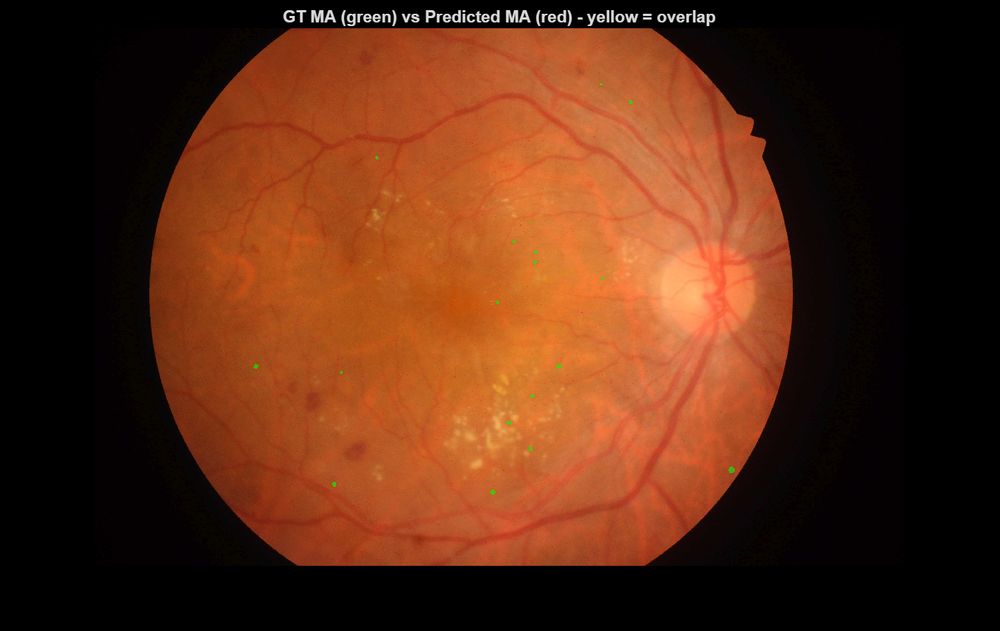
%> input picture ma_diagnostic_overlay.png, 1000 x 631 px, shrunk from 1380 x 871 before the run
$ octave --eval "result = enhanceImage(imread('../ma_diagnostic_overlay.png'));"   (GNU Octave 9; MATLAB toolbox functions it lacks are replaced by stand-ins)
%> lines starting %> are read from the running program, lines starting %| are printed output that depends on the picture; in (x1, y1, x2, y2) boxes, pixels count from 0 and x2, y2 are one past the last pixel; in counts of white or black regions, pixels touching at a corner belong together; the program's own positions count from 1
### stage1_quality/getFOVMask.m
function mask = getFOVMask(img)
% GETFOVMASK  Find the circular retina region in a fundus image, as a
% mask separating it from the black rectangular background.
%
%   mask = getFOVMask(img)
%
%   Returns a logical (true/false) image, same height/width as img:
%   true  = pixel is inside the retina (the photographed circle)
%   false = pixel is background (the black corners/borders)
%
%   HOW IT WORKS:
%   Fundus cameras always produce a circular photographed region inside
%   a black rectangular frame. The background is essentially pure black
%   (R,G,B all near 0) in a way real retinal tissue never is, even in
%   underexposed images -- so a low brightness threshold reliably
%   separates "black frame" from "photographed circle," regardless of
%   how dark the actual retina photo is.
%
%   NOTE (MATLAB basics):
%   - sum(img, 3) adds up the Red+Green+Blue channels into one 2D image,
%     so we're checking total brightness across all colors, not just one.
%   - bwareafilt() keeps only the largest connected blob in a
%     true/false image and discards smaller stray true regions (like a
%     tiny bright reflection or a single stray decoded pixel) --
%     important because the actual FOV should be one big circular blob.
%   - imfill(mask, 'holes') fills in any small dark spots (like a real
%     dark lesion or hemorrhage inside the retina) that would otherwise
%     incorrectly poke holes in the mask -- we want the whole circle
%     included, not perforated by naturally dark clinical content.

    totalBrightness = sum(im2double(img), 3);

    % Threshold: background pixels sum to ~0 across all 3 channels;
    % real retina content (even dark areas) has SOME non-zero signal.
    roughMask = totalBrightness > 0.06;
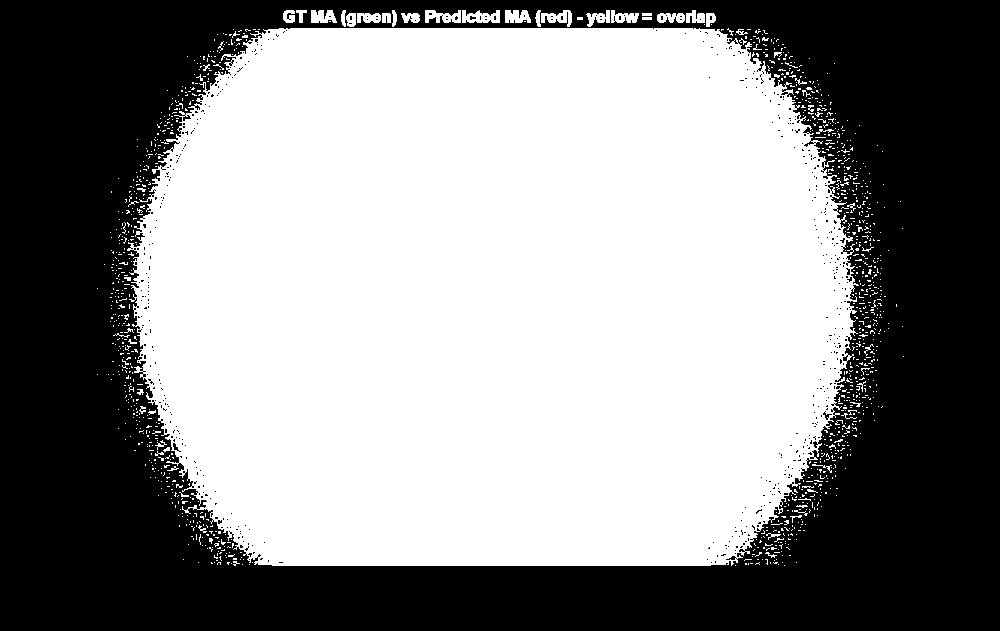
%> roughMask: size 631x1000 logical; 55.5% white; 514 black regions (511 under 20 px), largest, box (x1, y1, x2, y2) and area: (0, 0, 1000, 631) 279320, (823, 411, 832, 420) 28, (173, 443, 181, 452) 27

    % Keep only the single largest connected region (the retina circle
    % itself), discarding any small stray bright/dark artifacts.
    roughMask = bwareafilt(roughMask, 1);
%> roughMask: size 631x1000 logical; 54.2% white; 482 black regions (479 under 20 px), largest, box (x1, y1, x2, y2) and area: (0, 0, 1000, 631) 287855, (823, 411, 832, 420) 28, (173, 443, 181, 452) 27

    % Fill any interior dark spots (lesions, vessels, hemorrhages) so
    % the mask represents the FULL retina disc, not a perforated one.
    mask = imfill(roughMask, 'holes');
%> mask: size 631x1000 logical; 54.4% white; 1 black region, box (x1, y1, x2, y2) and area: (0, 0, 1000, 631) 287452
end

### stage1_quality/enhanceImage.m
function enhancedImg = enhanceImage(img, mask)
% ENHANCEIMAGE  Apply illumination normalization + CLAHE to a
% borderline-quality fundus image (one that got an "enhance" verdict
% from assessImageQuality).
%
%   enhancedImg = enhanceImage(img)
%   enhancedImg = enhanceImage(img, mask)
%
%   Two-step process:
%     1. Illumination normalization -- corrects uneven/global lighting
%        by estimating the slow-varying background illumination and
%        flattening it out, while preserving overall brightness.
%     2. CLAHE -- boosts local contrast so fine detail (vessels, small
%        lesions) becomes more visible.
%
%   Both steps operate on the L (lightness) channel of LAB color space
%   (see earlier version's comments for why -- keeps true color intact).
%
%   FIX (2026-09-13): the background-illumination blur was bleeding the
%   black background (outside the retina) into the estimate near the
%   FOV boundary, producing a fake noisy/bright ring artifact right at
%   the edge of the retina circle -- clinically risky, since that's
%   exactly where peripheral vessels/lesions live. Fixed with a
%   "mask-normalized" blur: blur the masked image AND a blurred version
%   of the mask itself, then divide -- this is a standard trick for
%   blurring only using real data near a hard edge, instead of treating
%   the masked-out region as if it were valid zero-brightness data.
%
%   NOTE (MATLAB basics):
%   - double(mask) converts the true/false mask into 1.0/0.0 numbers so
%     it can be blurred like an image (imgaussfilt needs numeric input).
%   - The "+ eps" in the division below prevents divide-by-zero: eps is
%     MATLAB's name for the smallest representable positive number,
%     used here purely as a safety net for pixels far outside the mask
%     where the blurred mask value could be exactly 0.

    if nargin < 2
        mask = getFOVMask(img);
    end

    % FIX (2026-09-13, round 2): the raw FOV mask has a jagged boundary,
    % and CLAHE creates a "ringing" halo artifact at hard, sudden
    % intensity transitions -- forcing everything outside the mask
    % straight to black created exactly that kind of jagged hard edge.
    % Fix: smooth the mask boundary, then fade the enhancement out
    % gradually near the edge (a "soft" mask) instead of a sudden cutoff.
    mask = imopen(mask, strel('disk', 5));   % smooth away small jagged bumps
%> mask: size 631x1000 logical; 54.1% white; 1 black region, box (x1, y1, x2, y2) and area: (0, 0, 1000, 631) 289871
    softMask = imgaussfilt(double(mask), 3); % gradual fade-out over ~3px, not a hard edge

    labImg = rgb2lab(im2double(img));
%> labImg: size 631x1000x3 double; mean of channels 1, 2, 3 23.9, 17.3, 21.5
    L = labImg(:,:,1) / 100;

    % --- Step 1: illumination normalization (mask-aware) ---
    backgroundSigma = 50;
    maskD = double(mask);

    blurredMaskedL = imgaussfilt(L .* maskD, backgroundSigma);
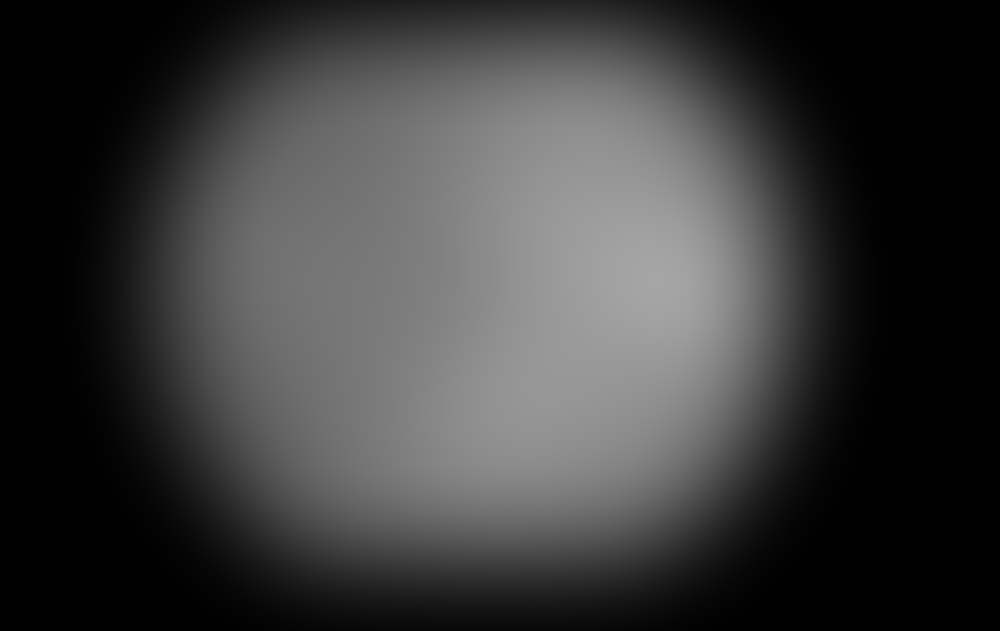
%> blurredMaskedL: size 631x1000 double; min 0, max 0.649, mean 0.232
    blurredMaskWeight = imgaussfilt(maskD, backgroundSigma);
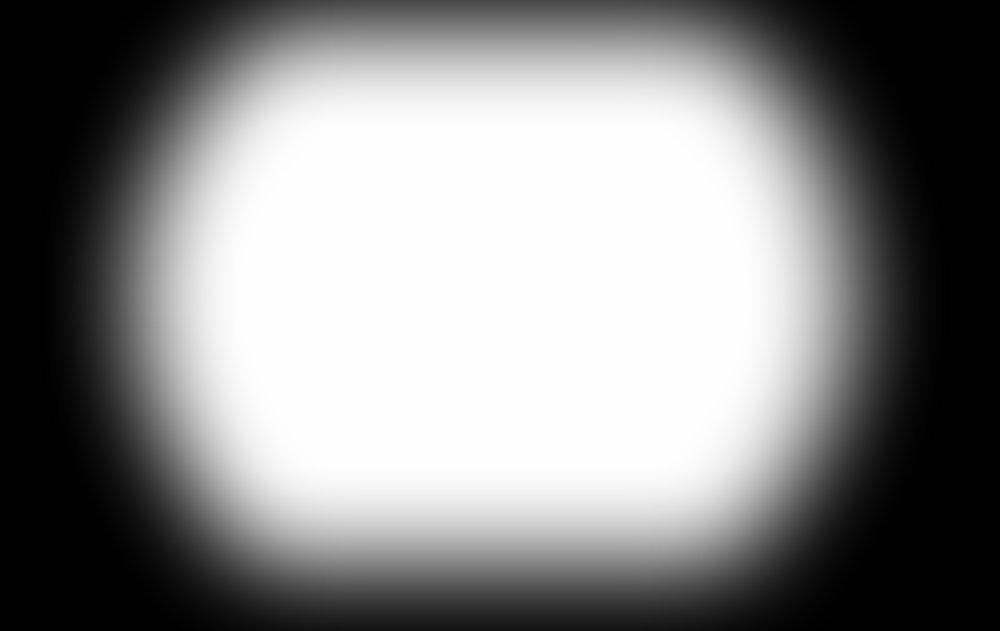
%> blurredMaskWeight: size 631x1000 double; min 0, max 1, mean 0.534

    % Dividing out the blurred mask weight cancels out the influence of
    % the zero-valued background pixels, leaving a background estimate
    % based only on real retina content -- even right at the edge.
    background = blurredMaskedL ./ (blurredMaskWeight + eps);
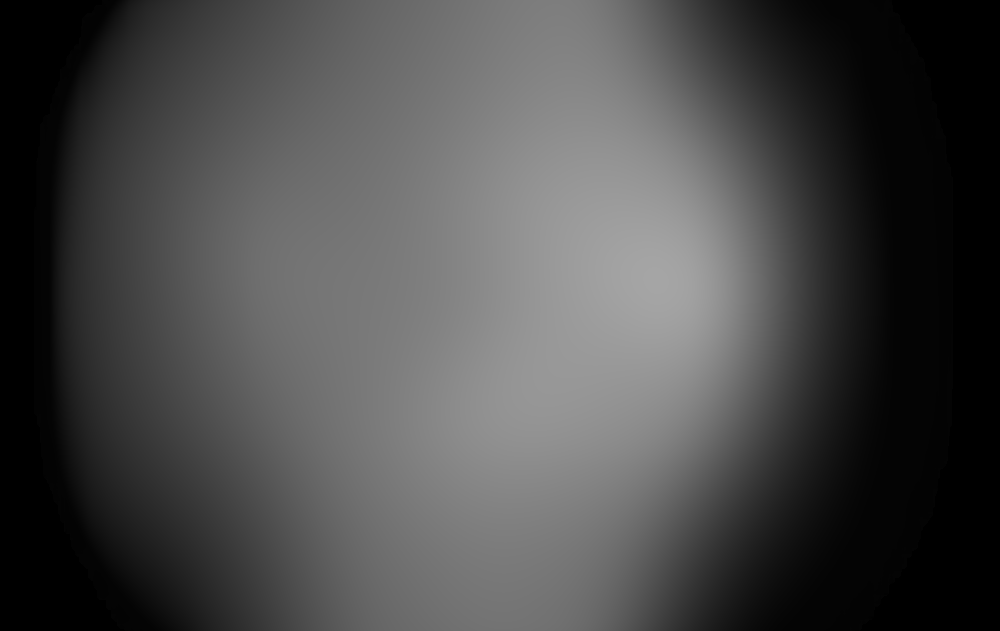
%> background: size 631x1000 double; min 0, max 0.649, mean 0.292

    targetBrightness = mean(L(mask));
%> targetBrightness = 0.434
    normalizedL = L - background + targetBrightness;
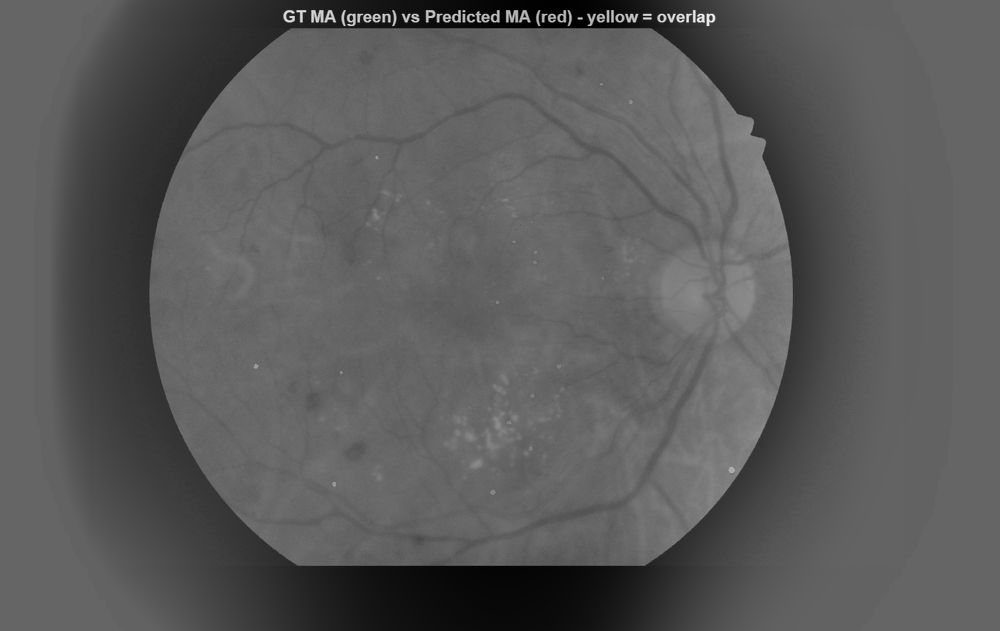
%> normalizedL: size 631x1000 double; min -0.0687, max 1.19, mean 0.381; drawn with min black and max white
    normalizedL = max(0, min(1, normalizedL));

    % --- Step 2: CLAHE for local contrast ---
    enhancedL = adapthisteq(normalizedL, 'ClipLimit', 0.01, 'Distribution', 'rayleigh');
    enhancedL = enhancedL .* softMask;   % smooth fade to black, no hard boundary
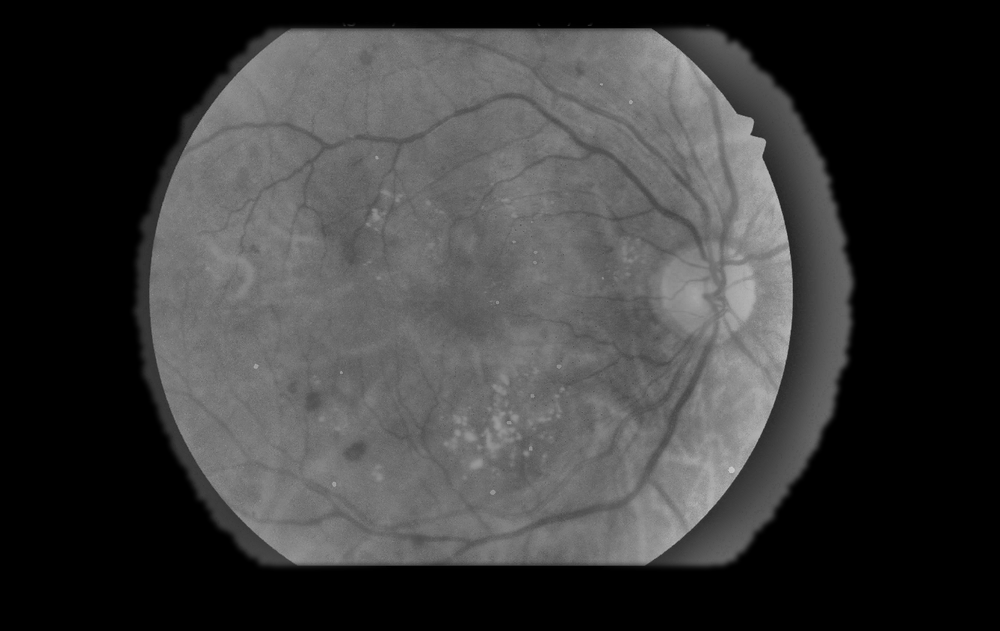
%> enhancedL: size 631x1000 double; min 0, max 0.805, mean 0.234

    labImg(:,:,1) = enhancedL * 100;
%> labImg: size 631x1000x3 double; mean of channels 1, 2, 3 23.4, 17.3, 21.5
    enhancedImg = im2uint8(lab2rgb(labImg));
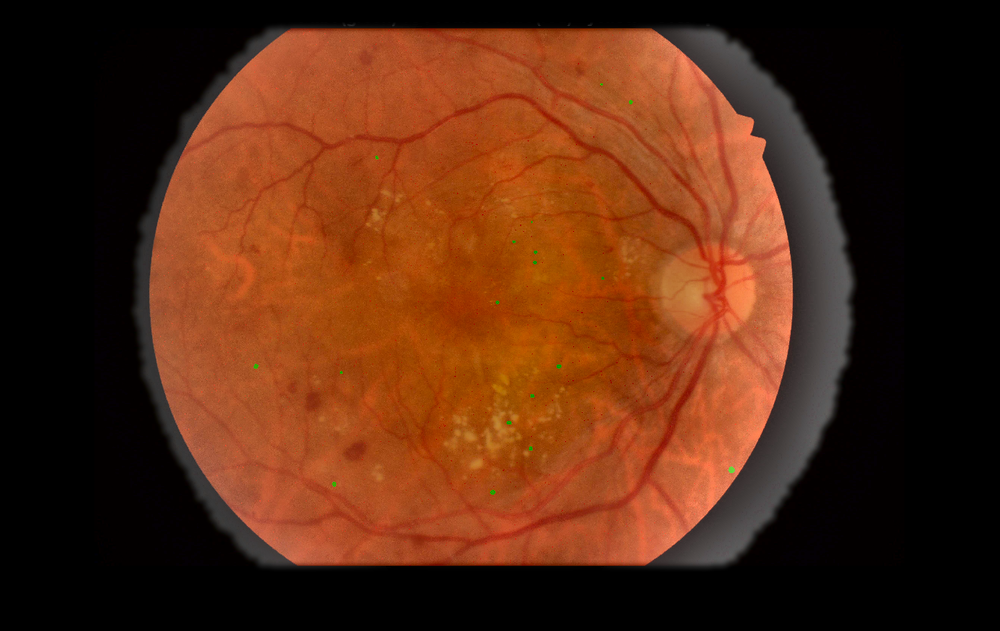
%> enhancedImg: size 631x1000x3 uint8; mean R, G, B 87.8, 42, 18.5
end
